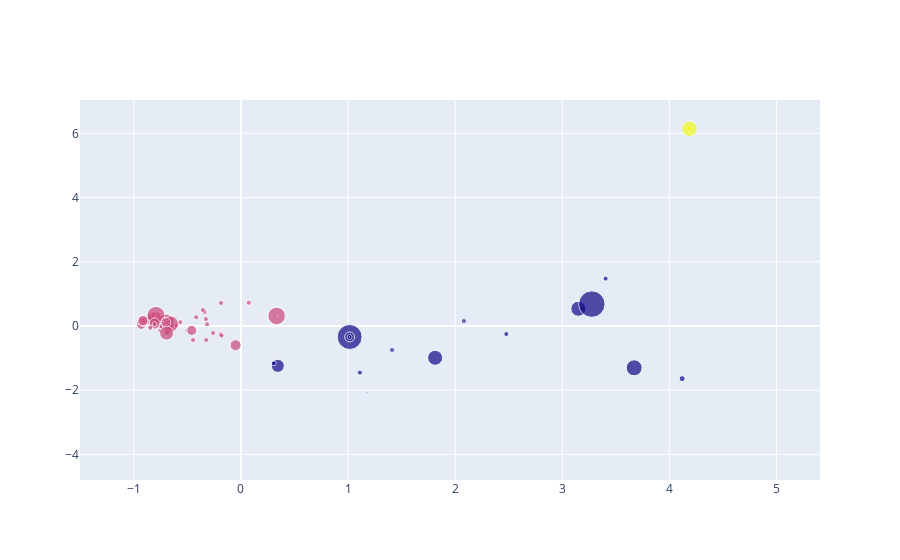

Source (notebook cell):
### Code cell
import plotly.graph_objects as go

go.Figure(data=go.Scatter(x=test[:, 0], y=test[:, 1], mode='markers', marker_color=cl, marker_size=train_labels.dropna()['Input_A1_020']*5, text=train_labels.dropna()['Input_A1_020']))

### Figure 1 — Plotly figure (JSON) as saved in the notebook; plotly's stock layout.template omitted (floating-point values rounded to 4 significant figures; data arrays with more than 128 entries replaced by an {"elided": "..."} marker saying what was removed)
{"data": [{"marker": {"color": {"elided": "251 int values"}, "size": {"elided": "339 float values"}}, "mode": "markers", "text": {"elided": "339 float values"}, "type": "scatter", "x": {"elided": "251 float values"}, "y": {"elided": "251 float values"}}], "layout": {}}
